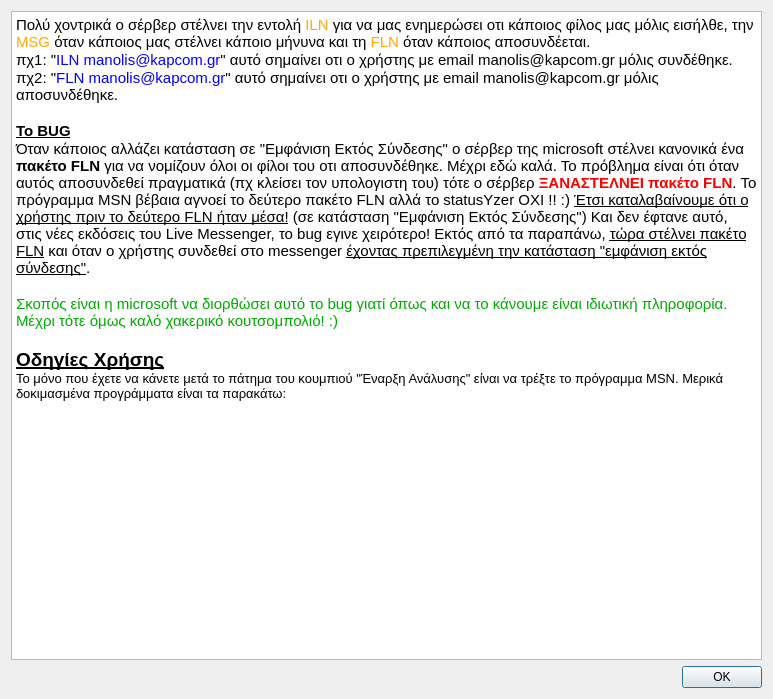
<?xml version="1.0" encoding="UTF-8"?>
<ui version="4.0">
 <class>flnDialog</class>
 <widget class="QDialog" name="flnDialog">
  <property name="geometry">
   <rect>
    <x>0</x>
    <y>0</y>
    <width>773</width>
    <height>699</height>
   </rect>
  </property>
  <property name="windowTitle">
   <string>Πακέτο FLN και πρόργαμμα MSN</string>
  </property>
  <layout class="QGridLayout" name="gridLayout">
   <item row="2" column="0">
    <widget class="QDialogButtonBox" name="buttonBox">
     <property name="orientation">
      <enum>Qt::Horizontal</enum>
     </property>
     <property name="standardButtons">
      <set>QDialogButtonBox::Ok</set>
     </property>
    </widget>
   </item>
   <item row="1" column="0">
    <widget class="QTextEdit" name="textEdit">
     <property name="enabled">
      <bool>true</bool>
     </property>
     <property name="readOnly">
      <bool>true</bool>
     </property>
     <property name="html">
      <string>&lt;!DOCTYPE HTML PUBLIC &quot;-//W3C//DTD HTML 4.0//EN&quot; &quot;http://www.w3.org/TR/REC-html40/strict.dtd&quot;&gt;
&lt;html&gt;&lt;head&gt;&lt;meta name=&quot;qrichtext&quot; content=&quot;1&quot; /&gt;&lt;style type=&quot;text/css&quot;&gt;
p, li { white-space: pre-wrap; }
&lt;/style&gt;&lt;/head&gt;&lt;body style=&quot; font-family:'Ubuntu'; font-size:10pt; font-weight:400; font-style:normal;&quot;&gt;
&lt;p style=&quot; margin-top:0px; margin-bottom:0px; margin-left:0px; margin-right:0px; -qt-block-indent:0; text-indent:0px;&quot;&gt;&lt;span style=&quot; font-size:11pt;&quot;&gt;Πολύ χοντρικά ο σέρβερ στέλνει την εντολή &lt;/span&gt;&lt;span style=&quot; font-size:11pt; color:#ffaa00;&quot;&gt;ILN&lt;/span&gt;&lt;span style=&quot; font-size:11pt;&quot;&gt; για να μας ενημερώσει οτι κάποιος φίλος μας μόλις εισήλθε, την &lt;/span&gt;&lt;span style=&quot; font-size:11pt; color:#ffaa00;&quot;&gt;MSG&lt;/span&gt;&lt;span style=&quot; font-size:11pt;&quot;&gt; όταν κάποιος μας στέλνει κάποιο μήνυνα και τη &lt;/span&gt;&lt;span style=&quot; font-size:11pt; color:#ffaa00;&quot;&gt;FLN&lt;/span&gt;&lt;span style=&quot; font-size:11pt;&quot;&gt; όταν κάποιος αποσυνδέεται.&lt;/span&gt;&lt;/p&gt;
&lt;p style=&quot; margin-top:0px; margin-bottom:0px; margin-left:0px; margin-right:0px; -qt-block-indent:0; text-indent:0px;&quot;&gt;&lt;span style=&quot; font-size:11pt;&quot;&gt;πχ1: &amp;quot;&lt;/span&gt;&lt;span style=&quot; font-size:11pt; color:#0000ff;&quot;&gt;ILN manolis@kapcom.gr&lt;/span&gt;&lt;span style=&quot; font-size:11pt;&quot;&gt;&amp;quot; αυτό σημαίνει οτι ο χρήστης με email &lt;/span&gt;&lt;span style=&quot; font-family:'FreeSans'; font-size:11pt; color:#000000;&quot;&gt;manolis@kapcom.gr&lt;/span&gt;&lt;span style=&quot; font-size:11pt;&quot;&gt; μόλις συνδέθηκε.&lt;/span&gt;&lt;/p&gt;
&lt;p style=&quot; margin-top:0px; margin-bottom:0px; margin-left:0px; margin-right:0px; -qt-block-indent:0; text-indent:0px;&quot;&gt;&lt;span style=&quot; font-size:11pt;&quot;&gt;πχ2: &amp;quot;&lt;/span&gt;&lt;span style=&quot; font-family:'FreeSans'; font-size:11pt; color:#0000ff;&quot;&gt;FLN manolis@kapcom.gr&lt;/span&gt;&lt;span style=&quot; font-size:11pt;&quot;&gt;&amp;quot; αυτό σημαίνει οτι ο χρήστης με email &lt;/span&gt;&lt;span style=&quot; font-family:'FreeSans'; font-size:11pt; color:#000000;&quot;&gt;manolis@kapcom.gr&lt;/span&gt;&lt;span style=&quot; font-size:11pt;&quot;&gt; μόλις αποσυνδέθηκε.&lt;/span&gt;&lt;/p&gt;
&lt;p style=&quot;-qt-paragraph-type:empty; margin-top:0px; margin-bottom:0px; margin-left:0px; margin-right:0px; -qt-block-indent:0; text-indent:0px; font-family:'FreeSans'; font-size:11pt;&quot;&gt;&lt;/p&gt;
&lt;p style=&quot; margin-top:0px; margin-bottom:0px; margin-left:0px; margin-right:0px; -qt-block-indent:0; text-indent:0px;&quot;&gt;&lt;span style=&quot; font-size:11pt; font-weight:600; text-decoration: underline;&quot;&gt;Το BUG&lt;/span&gt;&lt;/p&gt;
&lt;p style=&quot; margin-top:0px; margin-bottom:0px; margin-left:0px; margin-right:0px; -qt-block-indent:0; text-indent:0px;&quot;&gt;&lt;span style=&quot; font-size:11pt;&quot;&gt;Όταν κάποιος αλλάζει κατάσταση σε &amp;quot;Εμφάνιση Εκτός Σύνδεσης&amp;quot; ο σέρβερ της microsoft στέλνει κανονικά ένα &lt;/span&gt;&lt;span style=&quot; font-family:'FreeSans'; font-size:11pt; font-weight:600;&quot;&gt;πακέτο FLN &lt;/span&gt;&lt;span style=&quot; font-family:'FreeSans'; font-size:11pt;&quot;&gt;για να νομίζουν όλοι οι φίλοι του οτι αποσυνδέθηκε. Μέχρι εδώ καλά. Το πρόβλημα είναι ότι όταν αυτός αποσυνδεθεί πραγματικά (πχ κλείσει τον υπολογιστη του) τότε ο σέρβερ &lt;/span&gt;&lt;span style=&quot; font-size:11pt; font-weight:600; color:#ff0000;&quot;&gt;ΞΑΝΑΣΤΕΛΝΕΙ πακέτο FLN&lt;/span&gt;&lt;span style=&quot; font-size:11pt; color:#000000;&quot;&gt;. Το πρόγραμμα MSN βέβαια αγνοεί το δεύτερο πακέτο FLN αλλά το statusYzer ΟΧΙ !! :) &lt;/span&gt;&lt;span style=&quot; font-size:11pt; text-decoration: underline; color:#000000;&quot;&gt;Έτσι καταλαβαίνουμε ότι ο χρήστης πριν το δεύτερο FLN ήταν μέσα!&lt;/span&gt;&lt;span style=&quot; font-family:'FreeSans'; font-size:11pt; color:#000000;&quot;&gt; (σε κατάσταση &amp;quot;Εμφάνιση Εκτός Σύνδεσης&amp;quot;) Και δεν έφτανε αυτό, στις νέες εκδόσεις του Live Messenger, το bug εγινε χειρότερο! Εκτός από τα παραπάνω, &lt;/span&gt;&lt;span style=&quot; font-size:11pt; text-decoration: underline; color:#000000;&quot;&gt;τώρα στέλνει πακέτο FLN&lt;/span&gt;&lt;span style=&quot; font-size:11pt; color:#000000;&quot;&gt; και όταν ο χρήστης συνδεθεί στο messenger &lt;/span&gt;&lt;span style=&quot; font-size:11pt; text-decoration: underline; color:#000000;&quot;&gt;έχοντας πρεπιλεγμένη την κατάσταση &amp;quot;εμφάνιση εκτός σύνδεσης&amp;quot;&lt;/span&gt;&lt;span style=&quot; font-size:11pt; color:#000000;&quot;&gt;.&lt;/span&gt;&lt;/p&gt;
&lt;p style=&quot;-qt-paragraph-type:empty; margin-top:0px; margin-bottom:0px; margin-left:0px; margin-right:0px; -qt-block-indent:0; text-indent:0px; font-size:11pt; color:#000000;&quot;&gt;&lt;/p&gt;
&lt;p style=&quot; margin-top:0px; margin-bottom:0px; margin-left:0px; margin-right:0px; -qt-block-indent:0; text-indent:0px;&quot;&gt;&lt;span style=&quot; font-size:11pt; color:#00aa00;&quot;&gt;Σκοπός είναι η microsoft να διορθώσει αυτό το bug γιατί όπως και να το κάνουμε είναι ιδιωτική πληροφορία. Μέχρι τότε όμως καλό χακερικό κουτσομπολιό! :)&lt;/span&gt;&lt;/p&gt;
&lt;p style=&quot;-qt-paragraph-type:empty; margin-top:0px; margin-bottom:0px; margin-left:0px; margin-right:0px; -qt-block-indent:0; text-indent:0px; font-size:11pt; color:#00aa00;&quot;&gt;&lt;/p&gt;
&lt;p style=&quot; margin-top:0px; margin-bottom:0px; margin-left:0px; margin-right:0px; -qt-block-indent:0; text-indent:0px;&quot;&gt;&lt;span style=&quot; font-size:14pt; font-weight:600; text-decoration: underline;&quot;&gt;Οδηγίες Χρήσης&lt;/span&gt;&lt;/p&gt;
&lt;p style=&quot; margin-top:0px; margin-bottom:0px; margin-left:0px; margin-right:0px; -qt-block-indent:0; text-indent:0px;&quot;&gt;Το μόνο που έχετε να κάνετε μετά το πάτημα του κουμπιού &amp;quot;Έναρξη Ανάλυσης&amp;quot; είναι να τρέξτε το πρόγραμμα MSN. Μερικά δοκιμασμένα προγράμματα είναι τα παρακάτω:&lt;/p&gt;
&lt;p style=&quot;-qt-paragraph-type:empty; margin-top:0px; margin-bottom:0px; margin-left:0px; margin-right:0px; -qt-block-indent:0; text-indent:0px;&quot;&gt;&lt;/p&gt;
&lt;p align=&quot;center&quot; style=&quot; margin-top:0px; margin-bottom:0px; margin-left:0px; margin-right:0px; -qt-block-indent:0; text-indent:0px;&quot;&gt;&lt;img src=&quot;:/images/statusYzer.png&quot; /&gt;&lt;/p&gt;&lt;/body&gt;&lt;/html&gt;</string>
     </property>
    </widget>
   </item>
  </layout>
 </widget>
 <resources>
  <include location="images.qrc"/>
 </resources>
 <connections>
  <connection>
   <sender>buttonBox</sender>
   <signal>accepted()</signal>
   <receiver>flnDialog</receiver>
   <slot>accept()</slot>
   <hints>
    <hint type="sourcelabel">
     <x>248</x>
     <y>254</y>
    </hint>
    <hint type="destinationlabel">
     <x>157</x>
     <y>274</y>
    </hint>
   </hints>
  </connection>
  <connection>
   <sender>buttonBox</sender>
   <signal>rejected()</signal>
   <receiver>flnDialog</receiver>
   <slot>reject()</slot>
   <hints>
    <hint type="sourcelabel">
     <x>316</x>
     <y>260</y>
    </hint>
    <hint type="destinationlabel">
     <x>286</x>
     <y>274</y>
    </hint>
   </hints>
  </connection>
 </connections>
</ui>
